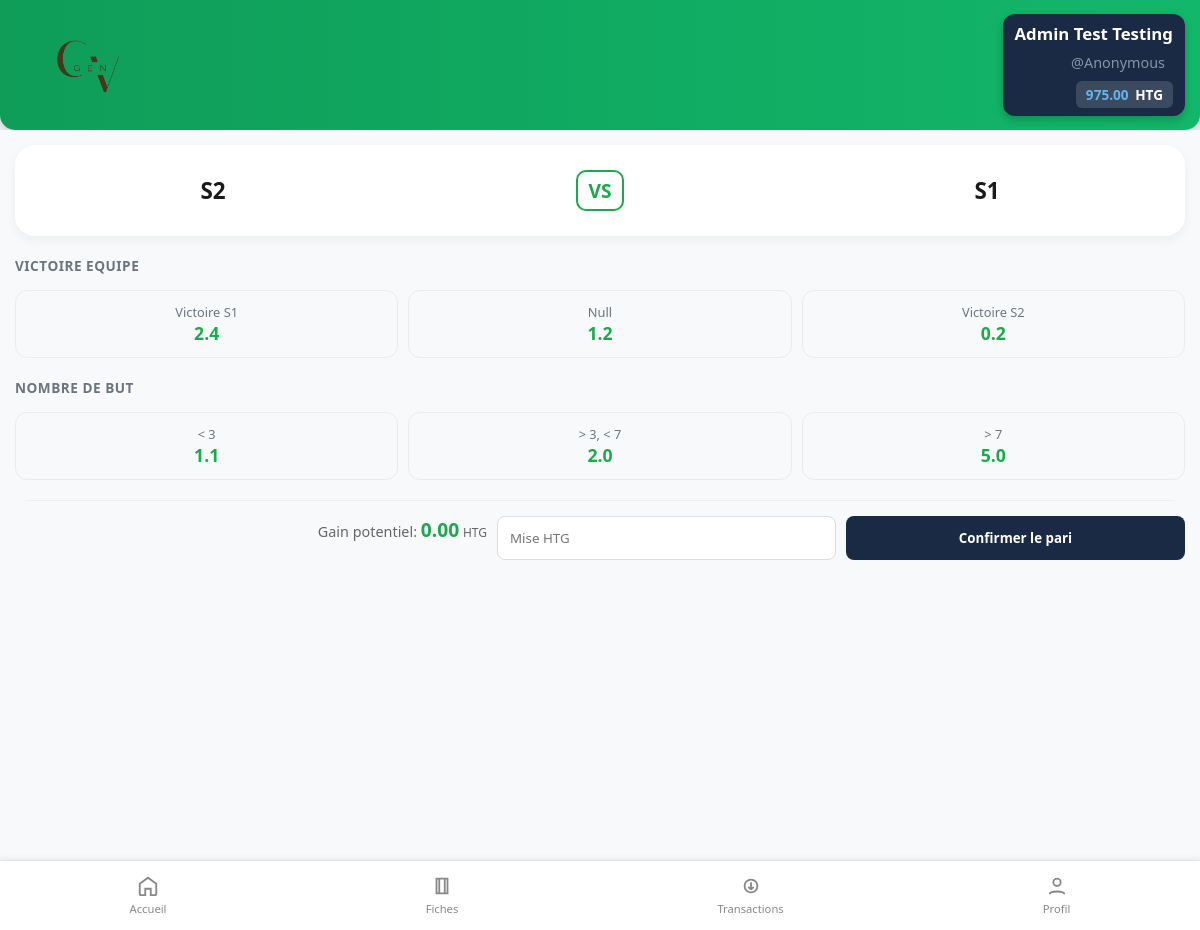
Page /match/1 (signed in) on the committed database.
### tables this page shows
CREATE TABLE parieurs (
                    id INTEGER PRIMARY KEY AUTOINCREMENT NOT NULL,
                    prenom TEXT NOT NULL,
                    nom TEXT NOT NULL,
                    username TEXT NOT NULL UNIQUE,
                    email TEXT NOT NULL UNIQUE,
                    age INT NOT NULL,
                    classe TEXT NOT NULL,
                    mdp TEXT NOT NULL,
                    created_at TEXT NOT NULL,
                    solde INTEGER DEFAULT 100000,
                    role TEXT DEFAULT 'parieur'
                );

CREATE TABLE matchs (
                    id INTEGER PRIMARY KEY AUTOINCREMENT NOT NULL,
                    equipe_a TEXT NOT NULL,
                    equipe_b TEXT NOT NULL,
                    date_match TEXT NOT NULL,
                    statut TEXT DEFAULT 'ouvert'
                );

CREATE TABLE options (
                    id INTEGER PRIMARY KEY AUTOINCREMENT NOT NULL,
                    libelle TEXT NOT NULL,
                    cote REAL NOT NULL,
                    winner INTEGER DEFAULT 0,
                    categorie TEXT NOT NULL,
                    match_id INTEGER NOT NULL,
                    FOREIGN KEY (match_id) REFERENCES matchs(id) ON DELETE CASCADE
                );

### routes.py (the view)
@app.route("/match/<int:match_id>")
def details_match(match_id):
    if "username" not in session:
        return redirect(url_for("login"))
    programmes = get_programmes()
    match_trouve = next(
        (
            match
            for key, match in programmes.items()
            if match.get("match_id") == match_id
        ),
        None,
    )
    user = get_user_by_username(session["username"])
    if not match_trouve:
        flash("Match introuvable !", "error")
        return redirect(url_for("home"))
    categories_dict = {}
    for opt in match_trouve["options"]:
        cat = opt["categorie"]
        if cat not in categories_dict:
            categories_dict[cat] = []
        categories_dict[cat].append(opt)
    return render_template(
        "details_match.html", match=match_trouve, user=user, categories=categories_dict
    )

### data.py (called while the page is built)
def depuis_centimes(centimes):
    if centimes is None:
        return Decimal("0.00")
    return (Decimal(str(centimes)) / Decimal("100")).quantize(Decimal("0.01"))

def get_user_by_username(username):
    try:
        with sqlite3.connect(DB_NAME) as conn:
            conn.row_factory = sqlite3.Row
            cur = conn.cursor()
            cur.execute("SELECT * FROM parieurs WHERE username = ?", (username,))
            user = cur.fetchone()
            if user:
                user_dict = dict(user)
                user_dict["solde"] = depuis_centimes(user_dict["solde"])
                return user_dict
            return None
    except sqlite3.Error as e:
        print(f"Erreur : {e}")
        return None

def get_matchs_en_cours():
    try:
        with sqlite3.connect(DB_NAME) as conn:
            conn.row_factory = sqlite3.Row
            cur = conn.cursor()
            cur.execute("""SELECT m.id AS match_id, m.equipe_a, m.equipe_b, m.date_match, o.libelle, o.id AS option_id, o.cote, o.categorie
            FROM matchs m
            INNER JOIN options o
            ON m.id = o.match_id
            WHERE m.statut = 'ouvert'
            """)
            return cur.fetchall()
    except sqlite3.Error as e:
        print(f"Une erreur s'est produite lors de la récupération : {e}")

def get_programmes():
    donnees = get_matchs_en_cours()
    programme = {}
    for ligne in donnees:
        m_id = ligne["match_id"]
        if m_id not in programme:
            programme[m_id] = {
                "equipe_a": ligne["equipe_a"],
                "equipe_b": ligne["equipe_b"],
                "date_match": ligne["date_match"],
                "match_id": m_id,
                "options": [],
            }
        if ligne["option_id"]:
            nouvelle_option = {
                "option_id": ligne["option_id"],
                "libelle": ligne["libelle"],
                "cote": ligne["cote"],
                "categorie": ligne["categorie"],
            }
            programme[m_id]["options"].append(nouvelle_option)
    return programme

### routes.py (called while the page is built)
@app.context_processor
def inject_user():
    user = None
    if "username" in session:
        user = get_user_by_username(session["username"])
    return dict(current_user=user)

### templates/details_match.html (shortened to what this page needs)
{% extends "base.html" %} {% block css %}
<link rel="stylesheet" href="{{ url_for('static', filename='css/details.css') }}" />
{% endblock %} {% block content %}
<div class="match-details-page">
    <div class="match-banner">
        <div class="team-info">
            <span class="team-name">{{ match.equipe_a }}</span>
        </div>
        <div class="match-status">
            <span class="vs-text">VS</span>
        </div>
        <div class="team-info">
            <span class="team-name">{{ match.equipe_b }}</span>
        </div>
    </div>
<form action="{{ url_for('creer_fiche') }}" method="POST" class="bet-form" onsubmit="return confirmerMonPari()">
    {% for categorie, options in categories.items() %}
        <h3 class="market-header">{{ categorie|replace('_', ' ')|upper }}</h3>
        <div class="options-container">
            {% for opt in options %}
            <div class="option-item">
                <label for="opt-{{ opt['option_id'] }}" class="option-label">
                    <span class="label-text">{{ opt['libelle'] }}</span>
                    <span class="label-cote">{{ opt['cote'] }}</span>
                </label>
            </div>
            {% endfor %}
        </div>
    {% endfor %}
    <div class="bet-action">
    <div class="gain-info">
        <span>Gain potentiel: </span>
        <strong id="display-gain">0.00</strong> <small>HTG</small>
    </div>
    <input type="number" name="mise" id="mise-input" placeholder="Mise HTG" required min="10" max="1000" class="mise-input" step="0.01">
    <button type="submit" class="btn-parier">Confirmer le pari</button>
</div>
</form>
</div>
{% endblock %}

### templates/base.html (shortened to what this page needs)
<!doctype html>
<html lang="fr">
  <head>
    <link rel="stylesheet" href="{{ url_for('static', filename='css/base.css') }}" />
    {% block css %}{% endblock %}
  </head>
  <body>
    <header class="top-bar">
      <div class="brand"><img src="{{url_for('static', filename='img/logo.png') }}" alt="Logo de InterPam" class="logo"/>
      </div>
      <div class="user-zone">
        <span class="user-name">{{ current_user.prenom|title }} {{ current_user.nom|title }}</span>
        <span class="username">@{{current_user.username}}</span>
        <div class="balance">{{ current_user.solde }} <strong>HTG</strong>
        </div>
      </div>
    </header>
    <main class="content">
      {% block content %} {% endblock %}
    <nav class="bottom-nav">
      <a href="{{ url_for('home') }}" class="nav-item {{ 'active' if request.endpoint == 'home' }}">
        <svg viewBox="0 0 24 24" class="icon">
          <path d="M3 9.5L12 3l9 6.5V21a1 1 0 0 1-1 1h-5v-7h-6v7H4a1 1 0 0 1-1-1V9.5z" />
        </svg>
        <span>Accueil</span>
      </a>
      <a href="{{ url_for('fiches') }}" class="nav-item {{ 'active' if request.endpoint == 'fiches' }}">
        <svg viewBox="0 0 24 24" class="icon">
          <path d="M6 4h12v16H6zM9 4v16M15 4v16" />
        </svg>
        <span>Fiches</span>
      </a>
      <a href="transactions.html" class="nav-item">
        <svg viewBox="0 0 24 24" class="icon">
          <path d="M12 8v8m0 0l-3-3m3 3l3-3M5 12a7 7 0 1 1 14 0 7 7 0 0 1-14 0z" />
        </svg>
        <span>Transactions</span>
      </a>
      <a href="profil.html" class="nav-item">
        <svg viewBox="0 0 24 24" class="icon">
          <circle cx="12" cy="8" r="4" />
          <path d="M4 21c0-4 16-4 16 0" />
        </svg>
        <span>Profil</span>
      </a>
    </nav>
  </body>
</html>

### static/css/base.css (style rules this page uses)
* { margin: 0; padding: 0; box-sizing: border-box; font-family: "Poppins", system-ui, sans-serif; }
body { background: #f0f2f5; color: #222; }
.top-bar { width: 100%; height: 130px; background: linear-gradient(90deg, #0f9d58, #12b76a); display: flex; align-items: center; justify-content: space-between; padding: 0 15px; color: white; box-shadow: 0 4px 10px rgba(0, 0, 0, 0.15); z-index: 100; border-radius: 0 0 15px 15px; }
.brand { display: flex; flex-direction: column; align-items: center; gap: 12px; }
.logo { width: auto; height: 150px; padding: 8px; border-radius: 12px; display: block; }
.user-zone { background: #1a2a44; padding: 8px 12px; border-radius: 12px; text-align: right; box-shadow: 0 4px 8px rgba(0, 0, 0, 0.2); min-width: 140px; align-items: center; justify-content: center; align-content: center; line-height: 1.4; }
.user-name { display: block; font-size: 1.05rem; font-weight: 700; color: #fff; margin: 0; padding: 0; }
.username { display: block; font-size: 0.9rem; opacity: 0.8; color: #a0aec0; margin: 8px; }
.balance { background: rgba(255, 255, 255, 0.15); padding: 4px 10px; border-radius: 6px; font-size: 0.85rem; font-weight: 600; color: #63b3ed; display: inline-block; }
.balance strong { color: white; margin-left: 3px; }
.bottom-nav { position: fixed; left: 0; bottom: 0; width: 100%; height: 70px; margin: 0; padding: 0; background: #fff; border-top: 1px solid #e3e3e3; display: flex; justify-content: space-around; align-items: center; box-shadow: 0 -2px 5px rgba(0, 0, 0, 0.05); }
.nav-item { text-decoration: none; color: #888; font-size: 0.7rem; display: flex; flex-direction: column; align-items: center; transition: color 0.2s ease; }
.nav-item .icon { width: 22px; height: 22px; stroke: currentColor; fill: none; stroke-width: 2; margin-bottom: 4px; }

### static/css/details.css (style rules this page uses)
:root { --pam-green: #1ba94c; --pam-bg: #f8f9fa; --pam-white: #ffffff; --pam-text: #1a1a1a; }
.match-details-page { background-color: var(--pam-bg); min-height: 100vh; padding: 15px; }
.match-banner { background-color: var(--pam-white); border-radius: 20px; padding: 30px 10px; display: flex; justify-content: space-around; align-items: center; box-shadow: 0 4px 12px rgba(0,0,0,0.05); margin-bottom: 20px; }
.team-name { font-size: 1.4rem; font-weight: bold; color: var(--pam-text); }
.vs-text { color: var(--pam-green); font-weight: 900; font-size: 1.2rem; border: 2px solid var(--pam-green); padding: 5px 10px; border-radius: 10px; }
.market-header { font-size: 0.85rem; color: #6c757d; margin-bottom: 15px; letter-spacing: 0.5px; }
.options-container { display: flex; gap: 10px; margin-bottom: 20px; flex-wrap: wrap; }
.option-item { flex: 1; min-width: 100px; }
.option-label { display: flex; flex-direction: column; align-items: center; padding: 12px; background-color: #f8f9fa; border: 1.5px solid #e9ecef; border-radius: 12px; cursor: pointer; transition: all 0.2s ease; }
.label-text { font-size: 0.8rem; color: #6c757d; }
.label-cote { font-size: 1.1rem; font-weight: bold; color: #1ba94c; }
.bet-action { display: grid; grid-template-columns: 40% 30% 30%; max-width: 100vw; padding: 10px; margin: 10px; gap: 10px; margin-top: 20px; padding-top: 15px; border-top: 1px solid #eee; }
.mise-input { flex: 2; padding: 12px; border: 1px solid #ddd; border-radius: 8px; outline: none; }
.mise-input:invalid:not(:placeholder-shown) { border-color: #e74c3c; }
.btn-parier { flex: 1; background-color: #1a2a44; color: white; border: none; border-radius: 8px; font-weight: bold; cursor: pointer; }
.gain-info { margin-bottom: 10px; font-size: 0.9rem; color: #666; width: 100%; text-align: right; }
#display-gain { color: #1ba94c; font-size: 1.2rem; }

### rows in the picture
parieurs: prenom "Admin Test", nom "Testing", username "Anonymous"
matchs: equipe_a "S2", equipe_b "S1"
options: categorie "VICTOIRE EQUIPE", libelle "Victoire S1", cote "2.4"
options: libelle "Null", cote "1.2"
options: libelle "Victoire S2", cote "0.2"
options: categorie "NOMBRE DE BUT", libelle "< 3", cote "1.1"
options: libelle "> 3, < 7", cote "2.0"
options: libelle "> 7", cote "5.0"

### other values in the picture
{{ current_user.solde }} "975.00"
